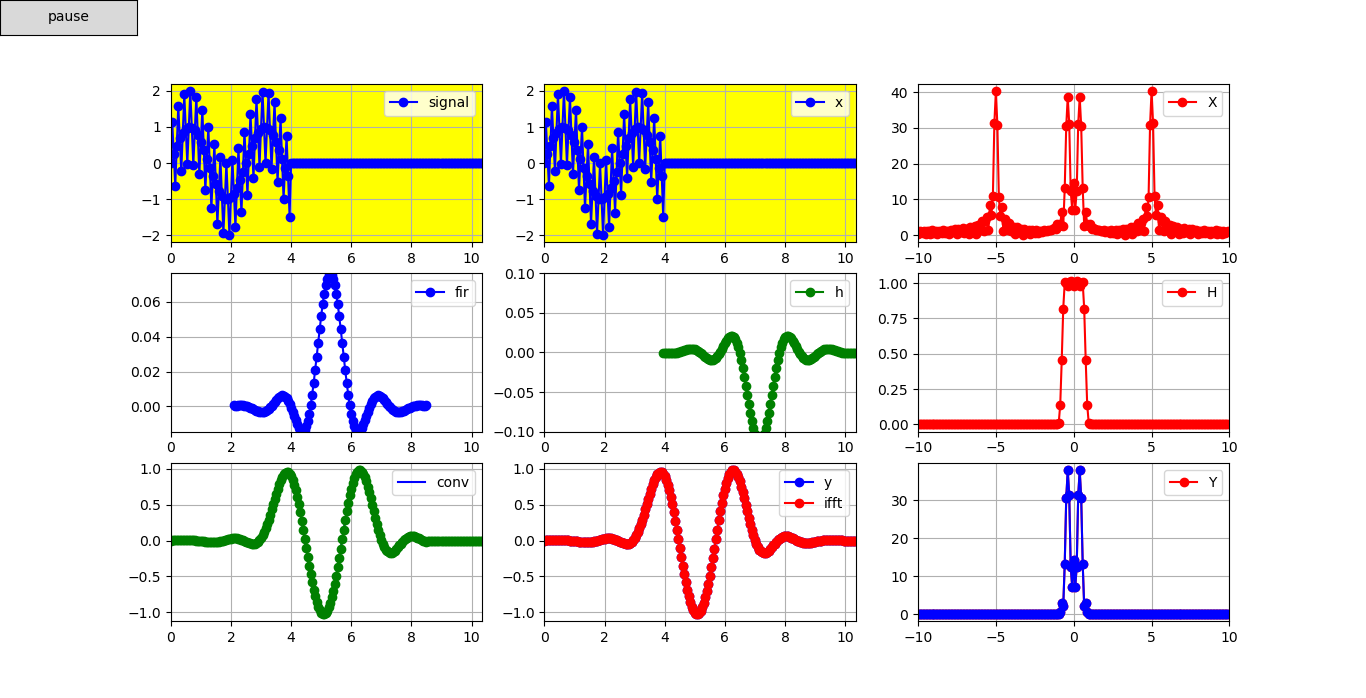

The Python source for this figure:
import numpy as np
import matplotlib.pyplot as plt
import scipy.signal as sc
import matplotlib
from matplotlib.animation import FuncAnimation
from buttons import buttonOnFigure
#--------------------------------------
fig        = plt.figure()
fs         = 20
N          = 80
signalFrec = .4
#firData,=np.load("5_clase/hi_pass_short.npy").astype(float)
firData,=np.load("4_clase/low_pass.npy").astype(float)
#firData,=np.load("5_clase/hi_pass.npy").astype(float)
firData=np.insert(firData,0,firData[-1]) #ojo que pydfa me guarda 1 dato menos...
M          = len(firData)

firExtendedData=np.concatenate((firData,np.zeros(N-1)))
impar=((N+M-1)%2)
#--------------------------------------
def x(f,n):
#    return 1*sc.sawtooth(2*np.pi*2*n,0.5)
    return np.sin(2*np.pi*f*n)+np.sin(2*np.pi*5*n)

tData=np.linspace(0,(N+M-1)/fs,N+M-1,endpoint=False)
fData=np.concatenate((np.linspace(-fs/2,0,(N+M-1)//2,endpoint=False),\
       np.linspace(0,fs/2,(N+M-1)//2+impar,endpoint=False)))
xData=np.zeros(N+M-1)
xData[:N]+=x(signalFrec,tData[:N])
#--------------------------------------
signalAxe  = fig.add_subplot(3,3,1)
signalLn,  = plt.plot(tData,xData,'b-o',label="signal")
signalAxe.legend()
signalAxe.grid(True)
signalAxe.set_xlim(0,(N+M-2)/fs)
signalAxe.set_ylim(np.min(xData)-0.2,np.max(xData)+0.2)
convZoneLn = signalAxe.fill_between([0,0],10,-10,facecolor="yellow",alpha=0.5)

firAxe  = fig.add_subplot(3,3,4)
firLn,  = plt.plot([],[],'b-o',label="fir")
firAxe.legend()
firAxe.grid(True)
firAxe.set_xlim(0,(N+M-2)/fs)
firAxe.set_ylim(np.min(firData),np.max(firData))

convAxe         = fig.add_subplot(3,3,7)
convolveData    = np.convolve(xData[0:N],firData)
convLn,         = plt.plot(tData,convolveData,'b-',label = "conv")
realtimeConvLn, = plt.plot([],[],'g-o')
convAxe.legend()
convAxe.grid(True)
convAxe.set_xlim(0,(N+M-2)/fs)
#--------------------------------------

xAxe     = fig.add_subplot(3,3,2)
xLn,     = plt.plot(tData,xData,'b-o',label = "x")
xHighLn, = plt.plot([],[],'ko')
xAxe.legend()
xAxe.grid(True)
xAxe.set_xlim(0,(N+M-2)/fs)
xAxe.set_ylim(np.min(xData)*1.1,np.max(xData)*1.1)
xZoneLn = xAxe.fill_between([0,0],10,-10,facecolor="yellow",alpha=0.5)

hAxe  = fig.add_subplot(3,3,5)
hLn,  = plt.plot([],[],'g-o',label="h")
hAxe.legend()
hAxe.grid(True)
hAxe.set_xlim(0,(N+M-2)/fs)
hAxe.set_ylim(-0.1,0.1)

yAxe  = fig.add_subplot(3,3,8)
yLn,  = plt.plot([],[],'b-o',label="y")
yifftLn, = plt.plot([],[],'r-o',label="ifft")
yAxe.legend()
yAxe.grid(True)
yAxe.set_xlim(0,(N+M-2)/fs)
yAxe.set_ylim(np.min(convolveData)-0.1,np.max(convolveData)+0.1)
#yAxe.set_ylim(0,15)
yData=np.zeros(N+M-1)
#--------------------------------------
XAxe  = fig.add_subplot(3,3,3)
XData = np.fft.fft(xData)
print(len(XData))

circularXData=np.concatenate((XData[len(XData)//2+impar:],XData[0:len(XData)//2+impar]))
XLn,  = plt.plot(fData,np.abs(circularXData),'r-o',label="X")
XAxe.legend()
XAxe.grid(True)
XAxe.set_xlim(-fs/2,fs/2)

HData=np.fft.fft(firExtendedData)
circularHData=np.concatenate((HData[len(HData)//2+impar:],HData[0:len(XData)//2+impar]))
HAxe  = fig.add_subplot(3,3,6)
HLn,  = plt.plot(fData,np.abs(circularHData),'r-o',label="H")
HAxe.legend()
HAxe.grid(True)
HAxe.set_xlim(-fs/2,fs/2)

YAxe  = fig.add_subplot(3,3,9)
YData=XData*HData
circularYData=np.concatenate((YData[len(YData)//2+impar:],YData[0:len(YData)//2+impar]))
YLn,    = plt.plot(fData,np.abs(circularYData),'r-o',label = "Y")
YfftLn, = plt.plot([],[],'b-o')
YAxe.legend()
YAxe.grid(True)
YAxe.set_xlim(-fs/2,fs/2)

def init():
    global yData,realtimeConv,xZoneLn
    yData=np.zeros(N+M-1)
    realtimeConv=np.zeros(N+M-1)
    convZoneLn = signalAxe.fill_between([0,0],10,-10,facecolor="yellow",alpha=0.51)
    xZoneLn = xAxe.fill_between([0,0],10,-10,facecolor="yellow",alpha=0.5)
    return yLn,xHighLn,hLn,XLn,HLn,YLn,yifftLn,YfftLn,firLn,realtimeConvLn,convZoneLn,xZoneLn

def update(i):
    global yData,b,realtimeConv,xZoneLn
    if i<=N-1:
        xHighLn.set_data(i,xData[i])
        hLn.set_data(tData[i:i+M],firData*xData[i])
        xZoneLn = xAxe.fill_between([tData[i],tData[i+M-1]],10,-10,facecolor="yellow",alpha=0.5)

        hData=np.zeros(N+M-1)
        hData[i:i+M]=firData
        yData+=hData*xData[i]
        yLn.set_data(tData,yData)

        YfftData=np.fft.fft(yData)
        circularYfftData=np.concatenate((YfftData[len(YfftData)//2+impar:],YfftData[0:len(YfftData)//2+impar]))
        YfftLn.set_data(fData,np.abs(circularYfftData))

        yifftData=np.fft.ifft(YfftData)
        yifftLn.set_data(tData,np.real(yifftData))

    tDataNegative=np.linspace((-M+1)/fs,(N+M-1)/fs,N+2*(M-1),endpoint=False)
    xDataNegative=np.concatenate((np.zeros(M-1),xData))
    firLn.set_data(tDataNegative[i:i+M],firData[::-1])
    realtimeConv[i]=np.sum(xDataNegative[i:i+M]*firData[::-1])
    realtimeConvLn.set_data(tData,realtimeConv)
    convZoneLn = signalAxe.fill_between([tDataNegative[i],tDataNegative[i+M-1]],10,-10,facecolor="yellow",alpha=0.51)


#    if i==N+M-1:
#        b.pauseFunc(None)

    return yLn,xHighLn,hLn,XLn,HLn,YLn,yifftLn,YfftLn,firLn,realtimeConvLn,convZoneLn,xZoneLn

ani=FuncAnimation(fig,update,N+M-1,init,interval=10 ,blit=True,repeat=True)
plt.get_current_fig_manager().window.showMaximized()
b=buttonOnFigure(fig,ani)
plt.show()
